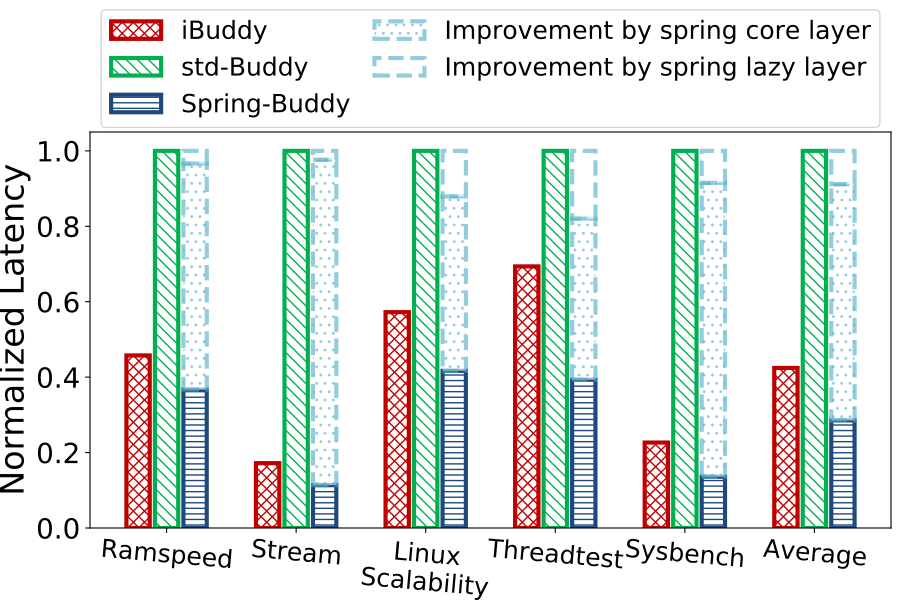

This figure's Python source:
import sys,os
import matplotlib.pyplot as plt
import numpy as np
from matplotlib.ticker import ScalarFormatter

colorDict = {'iBuddy': '#C00000', 'std-Buddy': '#00B050', 'Spring-Buddy (with fixlazy)': '#F79646', 'Spring-Buddy': '#1f497d', 'Improvement by spring core layer':'#4BACC6', 'Improvement by spring lazy layer':'#4BACC6'}
hatchDict = {'iBuddy': 'xxx', 'std-Buddy': '\\\\\\', 'Spring-Buddy (with fixlazy)': '///', 'Spring-Buddy': '---', 'Improvement by spring core layer':'..', 'Improvement by spring lazy layer':''}

tickArr = ['Ramspeed', 'Stream', 'Linux\nScalability', 'Threadtest', 'Sysbench', 'Average']

yDict = {
    "std-Buddy": [1425, 4886, 1293, 2177, 3716],
    "iBuddy": [652, 840, 740, 1510, 842],
    "Spring-Buddy": [523, 555, 539, 856, 505],
    "fixlazy-Buddy": [571, 670, 695, 1247, 820],
}

stdArr = []
iBuddyArr = []
springArr = []
coreArr = []
lazyArr = []

for i in range(5):
    stdArr.append(float(yDict["std-Buddy"][i])/yDict["std-Buddy"][i])
    iBuddyArr.append(float(yDict["iBuddy"][i])/yDict["std-Buddy"][i])
    springArr.append(float(yDict["Spring-Buddy"][i])/yDict["std-Buddy"][i])

    coreArr.append(float(yDict["std-Buddy"][i]-yDict["fixlazy-Buddy"][i])/yDict["std-Buddy"][i])
    lazyArr.append(float(yDict["fixlazy-Buddy"][i]-yDict["Spring-Buddy"][i])/yDict["std-Buddy"][i])

labelArr = ['iBuddy', 'std-Buddy', 'Spring-Buddy']
allArr = [iBuddyArr, stdArr, springArr]

for l in allArr:
    l.append(sum(l)/len(l))

padLabelArr = ['Improvement by spring core layer', 'Improvement by spring lazy layer']
padArr = [coreArr, lazyArr]

for l in padArr:
    l.append(sum(l)/len(l))

ind=np.arange(len(tickArr))
bar_width = 0.18
gap_width = 0.04
totalBarNum = len(allArr)

plt.figure(figsize=(9,6))

barCnt = 0
for barId in range(totalBarNum):
    offset = 0.0-bar_width*(totalBarNum/2.0)-gap_width*((totalBarNum-1.0)/2)+(barCnt+0.5)*bar_width+barCnt*gap_width
    curP = plt.bar(ind+offset, allArr[barId], bar_width, label=labelArr[barId],color='white', \
        edgecolor=colorDict[labelArr[barId]], hatch=hatchDict[labelArr[barId]], lw=3)
    barCnt += 1

barCnt -= 1
curBase = springArr
for barId in range(len(padLabelArr)):
    offset = 0.0-bar_width*(totalBarNum/2.0)-gap_width*((totalBarNum-1.0)/2)+(barCnt+0.5)*bar_width+barCnt*gap_width
    plt.bar(ind+offset, padArr[barId], bar_width, label=padLabelArr[barId],color='white', \
            edgecolor=colorDict[padLabelArr[barId]], hatch=hatchDict[padLabelArr[barId]], lw=3, bottom=curBase, linestyle='--', alpha = 0.6)
    
    for i in range(len(curBase)):
        curBase[i] += padArr[barId][i]


plt.ylabel('Normalized Latency', fontsize=24)
plt.yticks(fontsize=20)
# plt.ylim(0,1.25)

# xfmt = ScalarFormatter(useMathText=True)
# xfmt.set_powerlimits((0, 0))
# plt.gca().yaxis.set_major_formatter(xfmt)

# plt.text(-0.5, 1.25, r'$\times10^{-2}$',fontsize=20)

plt.xticks(ind,tickArr, fontsize=18, rotation=360-5)
# plt.xlabel('Main Memory Capacity(GB)', fontsize=26)

plt.subplots_adjust(left=0.1, right=0.99, top=0.78, bottom=0.12)

# plt.legend(fontsize=18, ncol = 2, loc='upper center', columnspacing=0.6, handletextpad=0.3, bbox_to_anchor=(0.455, 1.15))
plt.legend(fontsize=18, ncol=2, columnspacing=1, loc='upper center', bbox_to_anchor=(0.5, 1.34))

plt.savefig('%s.pdf' % os.path.splitext(sys.argv[0])[0])
plt.show()
